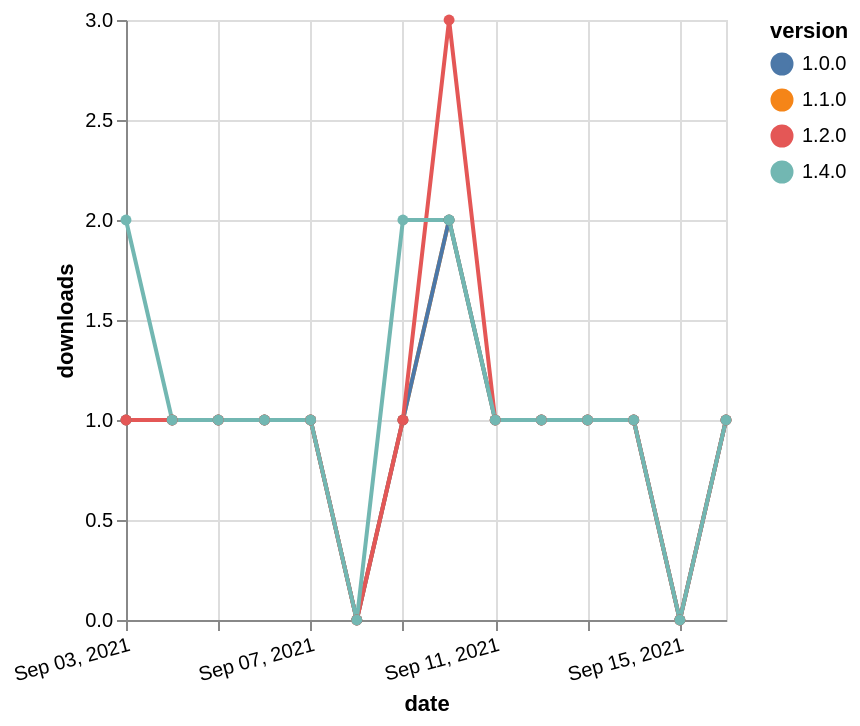

Source (Vega-Lite JSON):
### Vega-Lite specification from a JSON file in a GitHub repository (floating-point values rounded to 4 significant figures)
{"$schema": "https://vega.github.io/schema/vega-lite/v5.json", "description": "A simple bar chart with embedded data.", "data": {"values": [{"date": "2021-09-03", "total": 136, "delta": 1, "version": "1.1.0"}, {"date": "2021-09-04", "total": 137, "delta": 1, "version": "1.1.0"}, {"date": "2021-09-05", "total": 138, "delta": 1, "version": "1.1.0"}, {"date": "2021-09-06", "total": 139, "delta": 1, "version": "1.1.0"}, {"date": "2021-09-07", "total": 140, "delta": 1, "version": "1.1.0"}, {"date": "2021-09-08", "total": 140, "delta": 0, "version": "1.1.0"}, {"date": "2021-09-09", "total": 141, "delta": 1, "version": "1.1.0"}, {"date": "2021-09-10", "total": 143, "delta": 2, "version": "1.1.0"}, {"date": "2021-09-11", "total": 144, "delta": 1, "version": "1.1.0"}, {"date": "2021-09-12", "total": 145, "delta": 1, "version": "1.1.0"}, {"date": "2021-09-13", "total": 146, "delta": 1, "version": "1.1.0"}, {"date": "2021-09-14", "total": 147, "delta": 1, "version": "1.1.0"}, {"date": "2021-09-15", "total": 147, "delta": 0, "version": "1.1.0"}, {"date": "2021-09-16", "total": 148, "delta": 1, "version": "1.1.0"}, {"date": "2021-09-03", "total": 143, "delta": 1, "version": "1.0.0"}, {"date": "2021-09-04", "total": 144, "delta": 1, "version": "1.0.0"}, {"date": "2021-09-05", "total": 145, "delta": 1, "version": "1.0.0"}, {"date": "2021-09-06", "total": 146, "delta": 1, "version": "1.0.0"}, {"date": "2021-09-07", "total": 147, "delta": 1, "version": "1.0.0"}, {"date": "2021-09-08", "total": 147, "delta": 0, "version": "1.0.0"}, {"date": "2021-09-09", "total": 148, "delta": 1, "version": "1.0.0"}, {"date": "2021-09-10", "total": 150, "delta": 2, "version": "1.0.0"}, {"date": "2021-09-11", "total": 151, "delta": 1, "version": "1.0.0"}, {"date": "2021-09-12", "total": 152, "delta": 1, "version": "1.0.0"}, {"date": "2021-09-13", "total": 153, "delta": 1, "version": "1.0.0"}, {"date": "2021-09-14", "total": 154, "delta": 1, "version": "1.0.0"}, {"date": "2021-09-15", "total": 154, "delta": 0, "version": "1.0.0"}, {"date": "2021-09-16", "total": 155, "delta": 1, "version": "1.0.0"}, {"date": "2021-09-03", "total": 156, "delta": 1, "version": "1.2.0"}, {"date": "2021-09-04", "total": 157, "delta": 1, "version": "1.2.0"}, {"date": "2021-09-05", "total": 158, "delta": 1, "version": "1.2.0"}, {"date": "2021-09-06", "total": 159, "delta": 1, "version": "1.2.0"}, {"date": "2021-09-07", "total": 160, "delta": 1, "version": "1.2.0"}, {"date": "2021-09-08", "total": 160, "delta": 0, "version": "1.2.0"}, {"date": "2021-09-09", "total": 161, "delta": 1, "version": "1.2.0"}, {"date": "2021-09-10", "total": 164, "delta": 3, "version": "1.2.0"}, {"date": "2021-09-11", "total": 165, "delta": 1, "version": "1.2.0"}, {"date": "2021-09-12", "total": 166, "delta": 1, "version": "1.2.0"}, {"date": "2021-09-13", "total": 167, "delta": 1, "version": "1.2.0"}, {"date": "2021-09-14", "total": 168, "delta": 1, "version": "1.2.0"}, {"date": "2021-09-15", "total": 168, "delta": 0, "version": "1.2.0"}, {"date": "2021-09-16", "total": 169, "delta": 1, "version": "1.2.0"}, {"date": "2021-09-03", "total": 115, "delta": 2, "version": "1.4.0"}, {"date": "2021-09-04", "total": 116, "delta": 1, "version": "1.4.0"}, {"date": "2021-09-05", "total": 117, "delta": 1, "version": "1.4.0"}, {"date": "2021-09-06", "total": 118, "delta": 1, "version": "1.4.0"}, {"date": "2021-09-07", "total": 119, "delta": 1, "version": "1.4.0"}, {"date": "2021-09-08", "total": 119, "delta": 0, "version": "1.4.0"}, {"date": "2021-09-09", "total": 121, "delta": 2, "version": "1.4.0"}, {"date": "2021-09-10", "total": 123, "delta": 2, "version": "1.4.0"}, {"date": "2021-09-11", "total": 124, "delta": 1, "version": "1.4.0"}, {"date": "2021-09-12", "total": 125, "delta": 1, "version": "1.4.0"}, {"date": "2021-09-13", "total": 126, "delta": 1, "version": "1.4.0"}, {"date": "2021-09-14", "total": 127, "delta": 1, "version": "1.4.0"}, {"date": "2021-09-15", "total": 127, "delta": 0, "version": "1.4.0"}, {"date": "2021-09-16", "total": 128, "delta": 1, "version": "1.4.0"}]}, "width": "container", "mark": {"type": "line", "point": {"filled": true}}, "encoding": {"x": {"field": "date", "type": "temporal", "timeUnit": "yearmonthdate", "title": "date", "axis": {"labelAngle": -15}}, "y": {"field": "delta", "type": "quantitative", "title": "downloads"}, "color": {"field": "version", "type": "nominal"}, "tooltip": {"field": "delta"}}}
